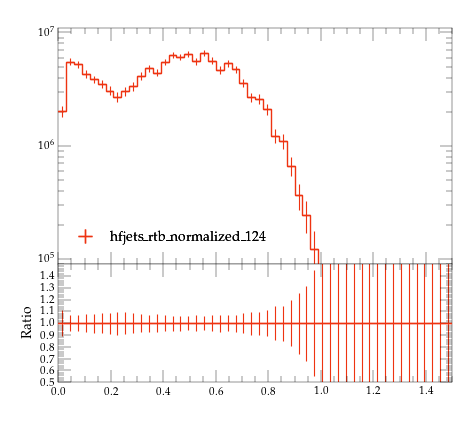

Generate this figure with Python:
#! /usr/bin/env python

# This Python script was auto-generated using YODA v2.0.2.
# Analysis object: /MC_HFJETS_NOTNORM/efracC
# Timestamp: 29-07-2026 (18:13:04)

import matplotlib as mpl
import matplotlib.pyplot as plt
mpl.use('Agg') # comment out for interactive use
import os
import numpy as np

plotDir = os.path.split(os.path.realpath(__file__))[0]
if 'YODA_USER_PLOT_PATH' in globals():
    plot_outdir = globals()['YODA_USER_PLOT_PATH']
else:
    plot_outdir = plotDir

#plot style
plt.style.use(os.path.join(plotDir, '../default.mplstyle'))
# plot metadata
figW, figH = plt.rcParams['figure.figsize']
ax_xLabel = r''
ax_yLabel = r''
ax_title  = r''
ax_xScale = 'linear'
ax_yScale = 'log'
xLims = (0.0, 1.5)
yLims = (90000.0, 11000000.0)

# TeX-friendly labels for the legend
labels = {
    'legend' : ([ r"hfjets\_rtb\_normalized\_124" ], r""),
}

# Adjust canvas width and height
canvasW = 10.0
canvasH = 9.0
figW *= canvasW/10.
figH *= canvasH/9.

# Create figure and axis objects
fig, (ax, ratio0_ax) = plt.subplots(2, 1, sharex=True,
                  figsize=(figW,figH), gridspec_kw={'height_ratios': (6.0, 3.0)})

# Set figure margins
plt.subplots_adjust(
    left   = 1.0 * plt.rcParams['figure.subplot.left'],
    right  = 1.0 * plt.rcParams['figure.subplot.right'],
    top    = 1.0 * plt.rcParams['figure.subplot.top'],
    bottom = 1.0 * plt.rcParams['figure.subplot.bottom'])

ratio0_ax.yaxis.set_major_locator(mpl.ticker.MultipleLocator(0.1))
ratio0_ax.set_ylim(0.5, 1.4999)
ratio0_ax.set_ylabel('Ratio')

# the numerical data is stored in a separate file
dataf = dict()
prefix = os.path.split(__file__)[0]
if prefix:    prefix = prefix + '/'
exec(open(prefix+'efracC__data.py').read(), dataf)


legend_handles = dict() # keep track of handles for the legend

# style options for curves
# starts at zorder>=5 to draw curve on top of legend
styles = {
  'hfjets_rtb_normalized_124.yoda.gz': {
    'color' : '#EE3311',
    'linestyle' : '-',
    'linewidth' : 1,
    'marker' : 'none',
    'markersize' : 2,
    'capsize' : 0.0,
    'zorder' : 5,
    'histstyle' : 1,
    'drawstyle' : 'steps-pre',
    'xerrorbars' : 1,
    'yerrorbars' : 1,
    'fillcolor' : None,
    'fillopacity' : 1.0,
    'ratio0_linestyle' : '-',
    'ratio0_linewidth' : 1,
    'ratio0_marker' : 'none',
    'ratio0_markersize' : 2,
    'ratio0_capsize' : 0.0,
    'ratio0_zorder' : 5,
    'ratio0_histstyle' : 1,
    'ratio0_drawstyle' : 'steps-pre',
    'ratio0_xerrorbars' : 1,
    'ratio0_yerrorbars' : 1,
  },
}

# curve from input yoda files in main panel
for label, yvals in dataf['yvals'].items():
    if all(np.isnan(v) for v in dataf['yvals'][label]):
        continue
    tmp = None
    if styles[label]['histstyle']: # draw as histogram
        xpos = dataf['xedges'][label] if styles[label]['drawstyle'] else dataf['xpoints'][label]
        ypos = np.insert(yvals, 0, yvals[0]) if styles[label]['drawstyle'] else yvals
        if styles[label]['fillcolor']: # fill area below curve
            ax.fill_between(xpos, ypos, step='pre',
                            color=styles[label]['fillcolor'],
                            alpha=styles[label]['fillopacity'])
        tmp, = ax.plot(xpos, ypos,
                       color=styles[label]['color'],
                       linestyle=styles[label]['linestyle'],
                       linewidth=styles[label]['linewidth'],
                       drawstyle=styles[label]['drawstyle'], solid_joinstyle='miter',
                       zorder=styles[label]['zorder'], label=label)
    tmp = ax.errorbar(dataf['xpoints'][label], yvals,
                      xerr=np.array(dataf['xerrs'][label])*styles[label]['xerrorbars'],
                      yerr=np.array(dataf['yerrs'][label])*styles[label]['yerrorbars'],
                      fmt=styles[label]['marker'], capsize=styles[label]['capsize'],
                      markersize=styles[label]['markersize'],
                      ecolor=styles[label]['color'],
                      color=styles[label]['color'], zorder=styles[label]['zorder'])
    tmp[-1][0].set_linestyle(styles[label]['linestyle'])
    tmp[-1][0].set_linewidth(styles[label]['linewidth'])
    if label in dataf['add_legend_handle']:  legend_handles[label] = tmp
    for varLabel in dataf['variation_yvals'].keys():
        if varLabel.startswith(label):
            tmp, = ax.plot(dataf['xedges'][label], dataf['variation_yvals'][varLabel],
                           color=styles[label]['color'],
                           linestyle=styles[label]['linestyle'],
                           linewidth=styles[label]['linewidth'],
                           drawstyle='steps-pre', solid_joinstyle='miter',
                           zorder=styles[label]['zorder'], alpha=0.5)


# plots on ratio panel
# curve from input yoda files in ratio panel
for label, yvals in dataf['ratio0_yvals'].items():
    if all(np.isnan(v) for v in yvals):
        continue
    if styles[label]['ratio0_histstyle']: # plot as histogram
        xpos = dataf['xedges']['hfjets_rtb_normalized_124.yoda.gz'] if styles[label]['ratio0_drawstyle'] else dataf['xpoints']['hfjets_rtb_normalized_124.yoda.gz']
        ypos = np.insert(yvals, 0, yvals[0]) if styles[label]['ratio0_drawstyle'] else yvals
        ratio0_ax.plot(xpos, ypos,
                       color=styles[label]['color'],
                       linewidth=styles[label]['linewidth'],
                       linestyle=styles[label]['ratio0_linestyle'],
                       drawstyle=styles[label]['ratio0_drawstyle'], zorder=styles[label]['zorder'],
                       solid_joinstyle='miter')
    tmp = ratio0_ax.errorbar(dataf['xpoints']['hfjets_rtb_normalized_124.yoda.gz'], yvals,
                             xerr=np.array(dataf['ref_xerrs'])*styles[label]['ratio0_xerrorbars'],
                             yerr=np.array(dataf['ratio0_yerrs'][label])*styles[label]['ratio0_yerrorbars'],
                             fmt=styles[label]['ratio0_marker'], capsize=styles[label]['ratio0_capsize'],
                             markersize=styles[label]['ratio0_markersize'],
                             ecolor=styles[label]['color'],
                             color=styles[label]['color'])
    tmp[-1][0].set_linestyle(styles[label]['ratio0_linestyle'])
    tmp[-1][0].set_linewidth(styles[label]['ratio0_linewidth'])

    for varlabel in dataf['ratio0_variation_vals'].keys():
        if varlabel.startswith(label):
            ratio0_ax.plot(dataf['xedges']['hfjets_rtb_normalized_124.yoda.gz'],
                            dataf['ratio0_variation_vals'][varlabel],
                            color=styles[label]['color'],
                            linestyle=styles[label]['linestyle'],
                            linewidth=styles[label]['linewidth'],
                            drawstyle='steps-pre', solid_joinstyle='miter',
                            zorder=1, alpha=0.5)

legend_items = list(legend_handles.values())
ax.add_artist(ax.legend(legend_items,
                        labels['legend'][0],
                        title=labels['legend'][1],
                        alignment='left',
                        loc='lower left',
                        bbox_to_anchor=(0.0, 0.03)))

# set plot metadata as defined above
ratio0_ax.set_xlabel(ax_xLabel)
ratio0_ax.xaxis.set_label_coords(1., -0.15)
ax.set_ylabel(ax_yLabel, ha='right', va='top')
ax.yaxis.set_label_coords(-0.11, 1.0)
ax.set_title(ax_title, loc='left')
ax.set_xscale(ax_xScale)
ax.set_yscale(ax_yScale)
ax.set_xlim(xLims)
ax.set_ylim(yLims)

# tick formatting
plt.rcParams['xtick.top'] = True
plt.rcParams['ytick.right'] = True
ax.yaxis.set_major_locator(mpl.ticker.LogLocator(base=10.0, numticks=np.inf))
ax.yaxis.set_minor_locator(mpl.ticker.LogLocator(
                           base=10.0, subs=np.arange(0.1, 1, 0.1), numticks=np.inf))
fig.align_ylabels((ax, ratio0_ax))
plt.savefig(os.path.join(plot_outdir, 'efracC.pdf'), format='PDF')
plt.savefig(os.path.join(plot_outdir, 'efracC.png'), format='PNG')

plt.close(fig)
